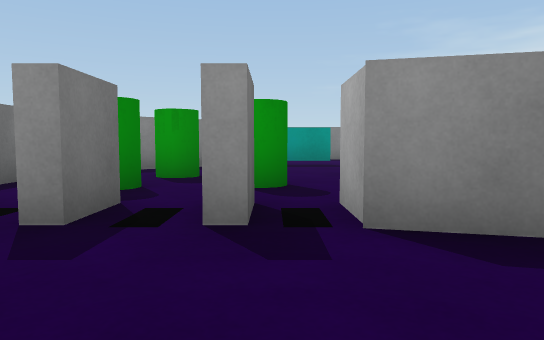
[1] (above)

15 first-person views from a walk through a Unity game level. The camera is 0.51 m above the floor, tilts 4° down and sees 70° across. The floor is counted in squares, 1 m on a side. Each view is taken from the middle of a square. On the plan, view 1 faces up. The plan holds only what a view shows up to about 9 squares ahead; the rest is blank. The place goes on beyond the plan.

[2]
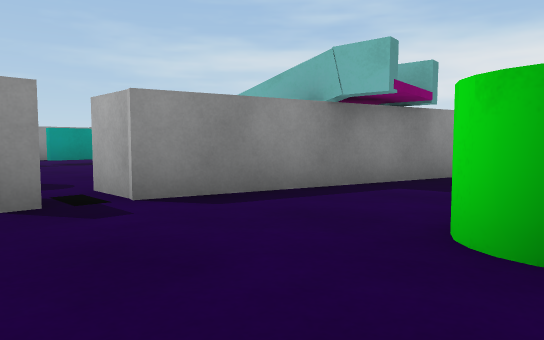

[3]
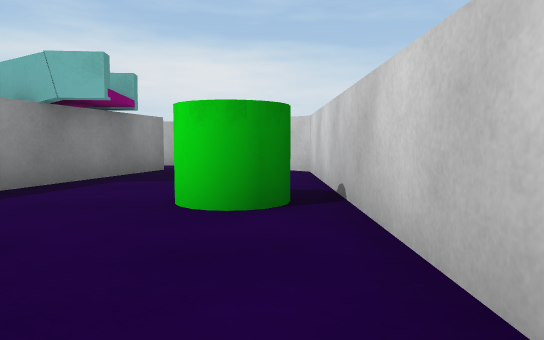

[4]
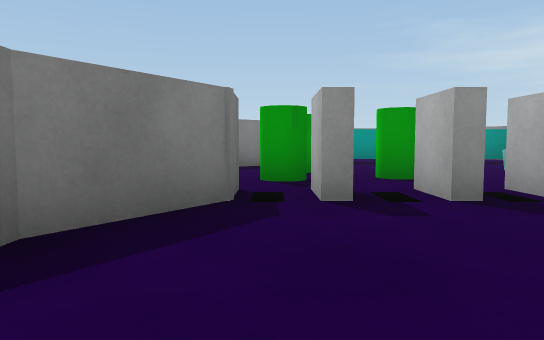

[5]
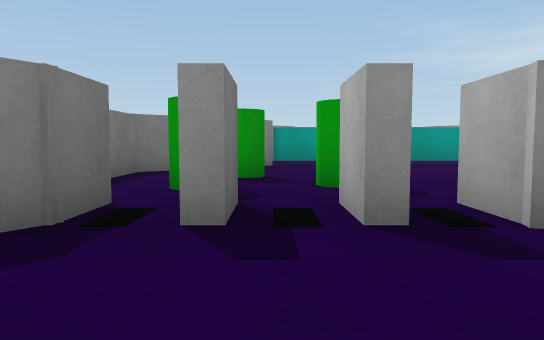

[6]
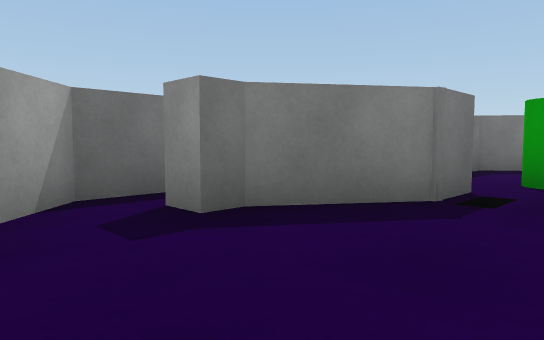

[7]
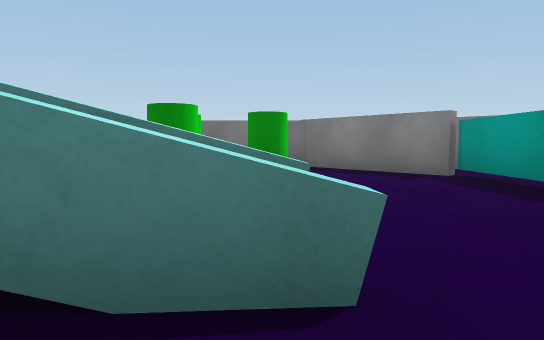

[8]
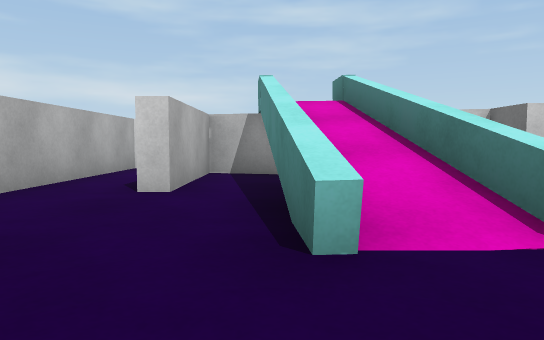

[9]
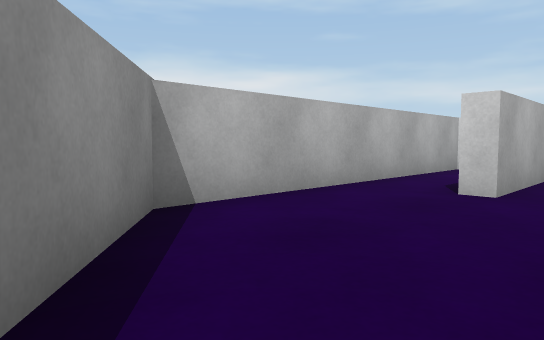

[10]
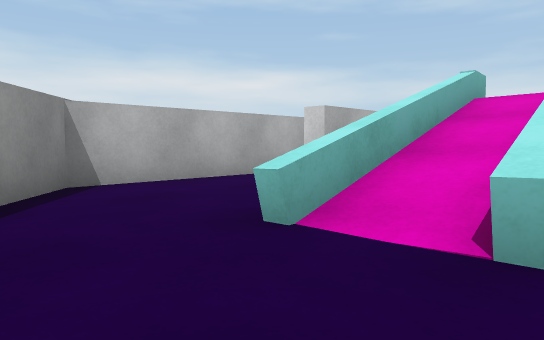

[11]
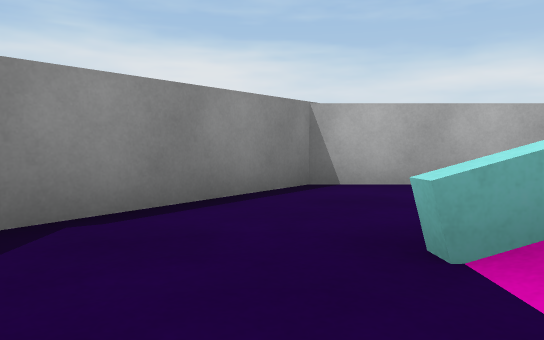

[12]
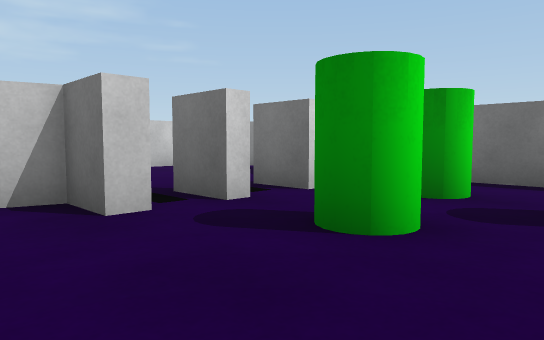

[13]
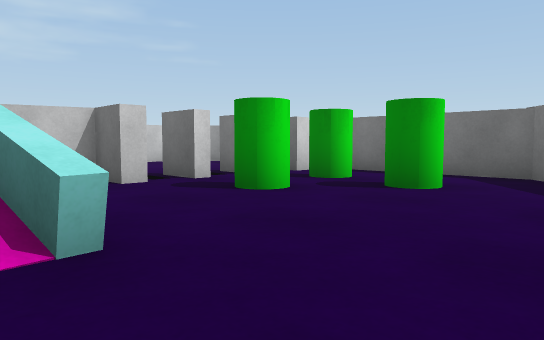

[14]
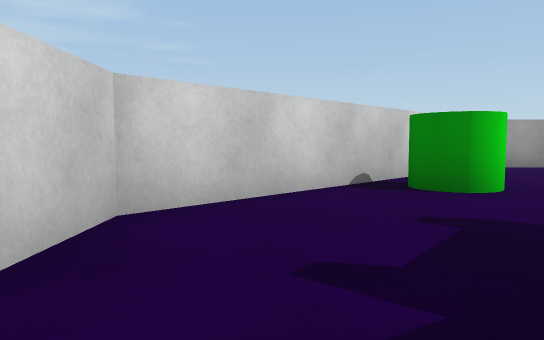

[15]
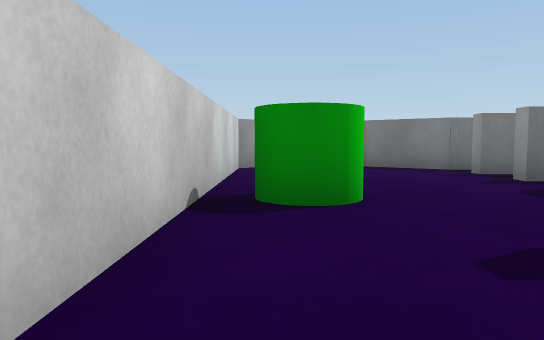

### Floor plan
Ten units are one square. View 1 is at (0, 0); x grows to the right and y downward. Boxes are objects, and circles mark ways between rooms. Rooms are numbered by the first view taken in them; rooms with no view inside come last. Other rooms are left out.
<svg viewBox="-51 -95 123 117">
<path fill="none" stroke="#000" d="M24 -18 6 -23 6 -33M43 -16 51 -14 51 -40M-24 -24 -33 -10 -33 -6 -39 -6M54 -10 39 -14M-46 -11 -46 -2 -28 17 49 17 57 8M51 -40 55 -40M38 -64 41 -29M57 8 67 -2 67 -65 51 -78M6 -33 9 -33 9 -25 18 -23M14 -89 -8 -89 -33 -68 -33 -28M34 -89 16 -89M39 -26 36 -64M51 -78 42 -86"/>
<rect x="5" y="-5" width="20" height="20" fill="#bbb"><title>green cylinder</title></rect>
<rect x="25" y="-25" width="10" height="10" fill="#bbb"><title>block</title></rect>
<rect x="-25" y="-55" width="10" height="20" fill="#bbb"><title>green cylinder</title></rect>
<rect x="-25" y="-65" width="20" height="10" fill="#bbb"><title>green cylinder</title></rect>
<rect x="-5" y="-55" width="10" height="10" fill="#bbb"><title>green cylinder</title></rect>
<circle cx="45" cy="0" r="3" fill="#2a7"/>
<circle cx="-5" cy="-30" r="3" fill="#2a7"/>
<circle cx="50" cy="-70" r="3" fill="#2a7"/>
<text x="10" y="0">1</text>
<text x="60" y="-40">2</text>
<text x="10" y="-60">3</text>
</svg>
Room 1 opens to room 2. Room 1 opens to room 3. Room 2 opens to room 3.

Where each view was taken, in squares from view 1:
view 1: 0 up, 0 right, facing up
view 2: 1 down, 1 left, facing up-right
view 3: 1 down, 2 left, facing right
view 4: 1 down, 2 left, facing up
view 5: 0 up, 1 left, facing up
view 6: 1 down, 1 left, facing up-left
view 7: 6 up, 5 right, facing left
view 8: 8 up, 4 right, facing down
view 9: 8 up, 4 right, facing down-right
view 10: 8 up, 2 right, facing down-right
view 11: 7 up, 2 right, facing right
view 12: 6 up, 2 right, facing down-left
view 13: 8 up, 3 right, facing down-left
view 14: 1 up, 6 right, facing down-left
view 15: 1 down, 5 right, facing left
